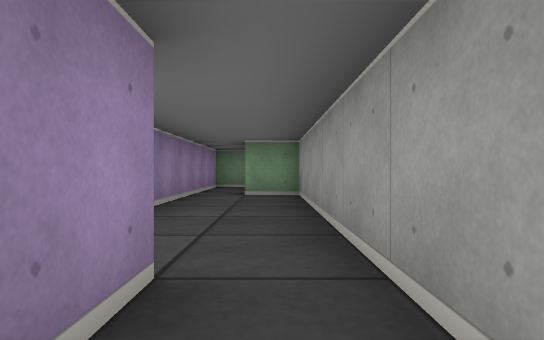
[1] (above)

17 first-person views from a walk through a cub3D level. The camera is about half as high as the walls, looks level and sees 75° across. The floor is counted in squares. Each view is taken from the middle of a square. On the plan, view 1 faces up. The plan holds only what a view shows up to about 9 squares ahead; the rest is blank.

[2]
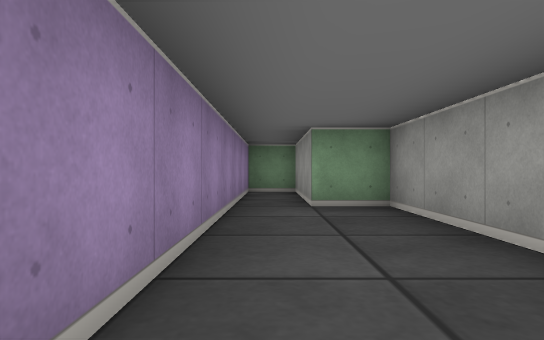

[3]
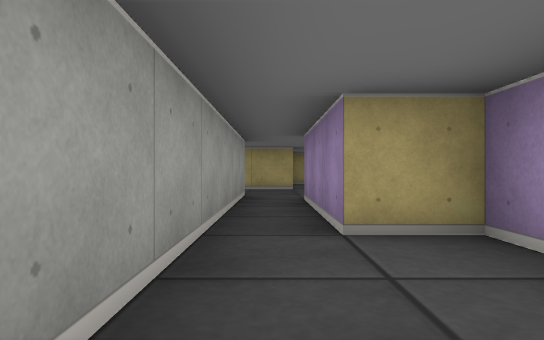

[4]
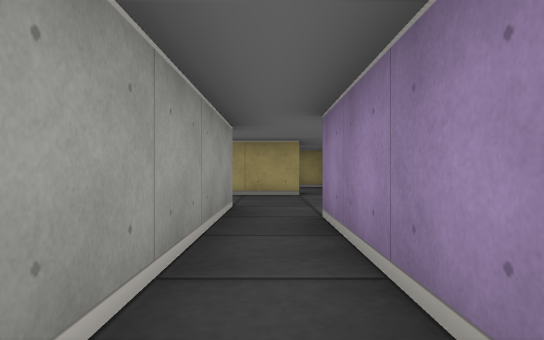

[5]
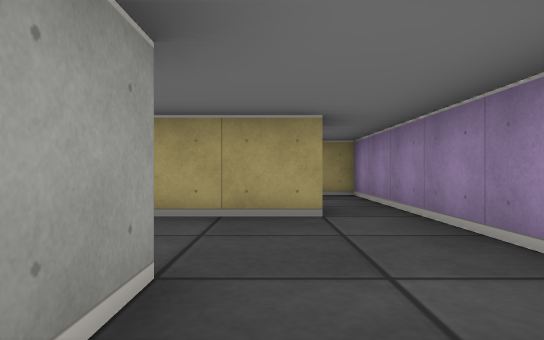

[6]
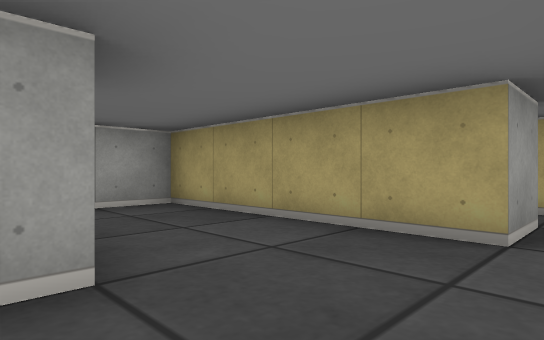

[7]
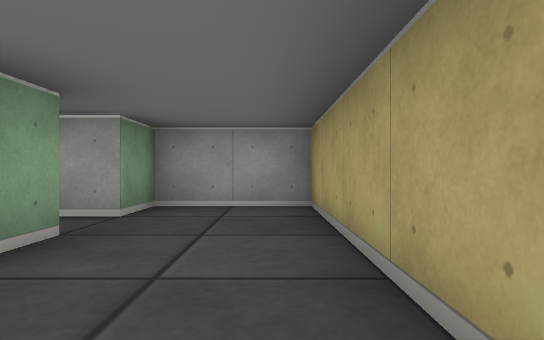

[8]
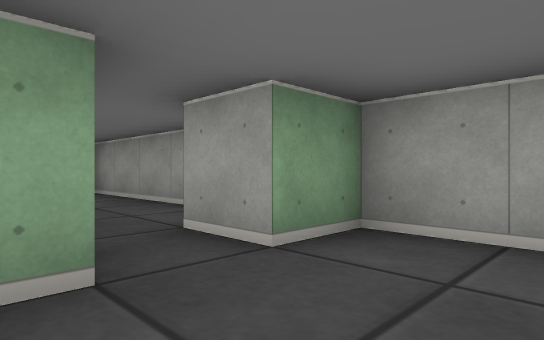

[9]
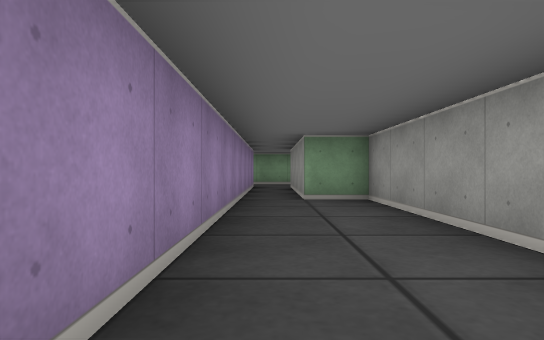

[10]
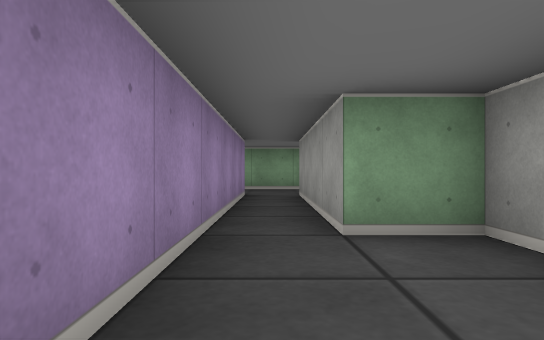

[11]
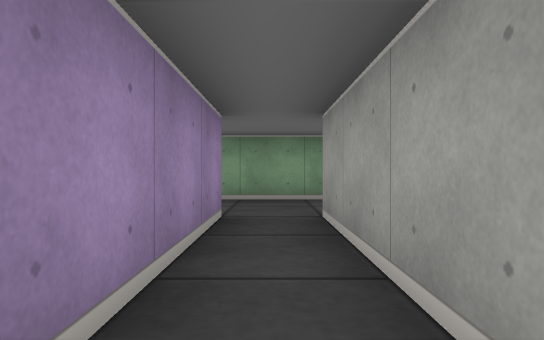

[12]
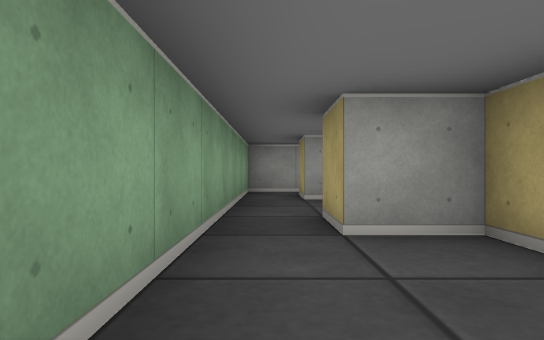

[13]
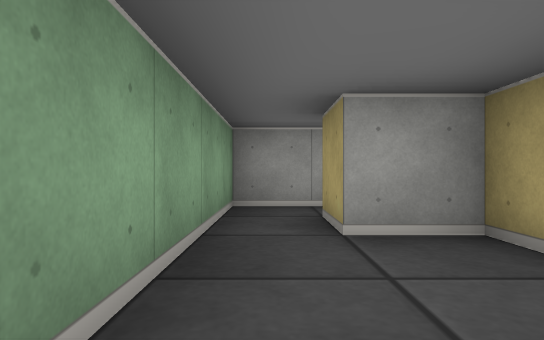

[14]
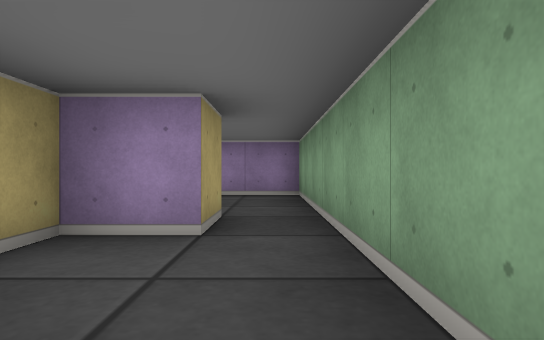

[15]
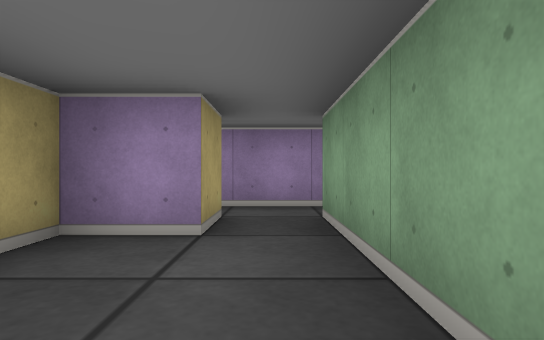

[16]
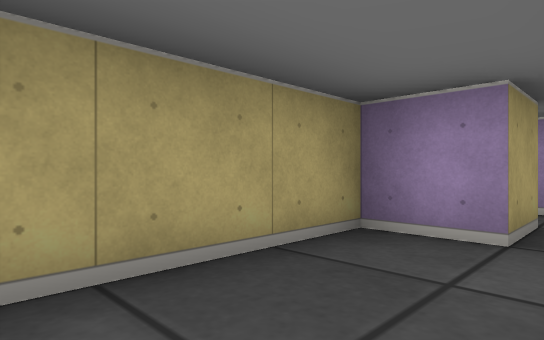

[17]
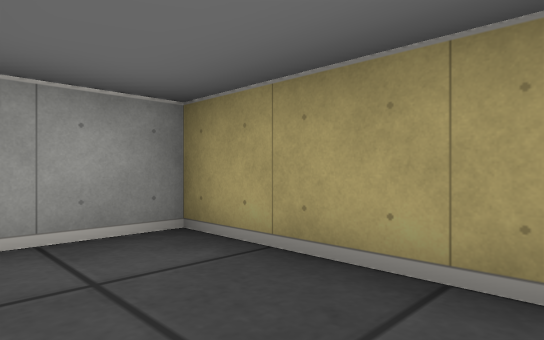

### Floor plan
Ten units are one square. View 1 is at (0, 0); x grows to the right and y downward. Boxes are objects, and circles mark ways between rooms. Rooms are numbered by the first view taken in them; rooms with no view inside come last. Other rooms are left out.
<svg viewBox="-20 -100 110 180">
<path fill="none" stroke="#000" d="M5 15 5 -65 -5 -65 -5 -95 -15 -95 -15 -15 -5 -15 -5 15M-15 29 -15 46M-5 45 5 45M5 25 5 15M15 25 9 25M5 45 35 45 35 25 25 25M35 1 35 -35 25 -35M15 -35 15 14M25 25 25 15M15 -75 15 -35M29 -75 35 -75 35 -85M35 -95 5 -95 5 -80M25 -35 25 -75M35 -85 45 -85 45 -75 65 -75 65 -85 75 -85M85 -82 85 -95 35 -95M24 55 -5 55 -5 45M-5 65 5 65 5 75 35 75 35 62M-15 46 -15 75 -9 75"/>
<circle cx="0" cy="10" r="3" fill="#2a7"/>
<circle cx="10" cy="35" r="3" fill="#2a7"/>
<circle cx="-10" cy="50" r="3" fill="#2a7"/>
<circle cx="20" cy="20" r="3" fill="#2a7"/>
<circle cx="20" cy="-40" r="3" fill="#2a7"/>
<circle cx="40" cy="-90" r="3" fill="#2a7"/>
<text x="-10" y="-40">1</text>
<text x="-10" y="30">2</text>
<text x="20" y="30">3</text>
<text x="20" y="-10">4</text>
<text x="20" y="-70">5</text>
<text x="60" y="-90">6</text>
<text x="10" y="60">7</text>
</svg>
Room 1 opens to room 2. Room 2 opens to room 3. Room 2 opens to room 7. Room 3 opens to room 4. Room 4 opens to room 5. Room 5 opens to room 6.

Where each view was taken, in squares from view 1:
view 1: 0 up, 0 right, facing up
view 2: 2 up, 1 left, facing up
view 3: 4 up, 0 right, facing down
view 4: 2 up, 0 right, facing down
view 5: 1 down, 0 right, facing down
view 6: 2 down, 1 left, facing down-right
view 7: 4 down, 1 left, facing right
view 8: 4 down, 1 right, facing up-right
view 9: 2 down, 2 right, facing up
view 10: 1 up, 2 right, facing up
view 11: 4 up, 2 right, facing up
view 12: 9 up, 1 right, facing right
view 13: 9 up, 4 right, facing right
view 14: 9 up, 7 right, facing left
view 15: 6 down, 3 right, facing left
view 16: 6 down, 3 right, facing down-left
view 17: 6 down, 1 right, facing down-right
